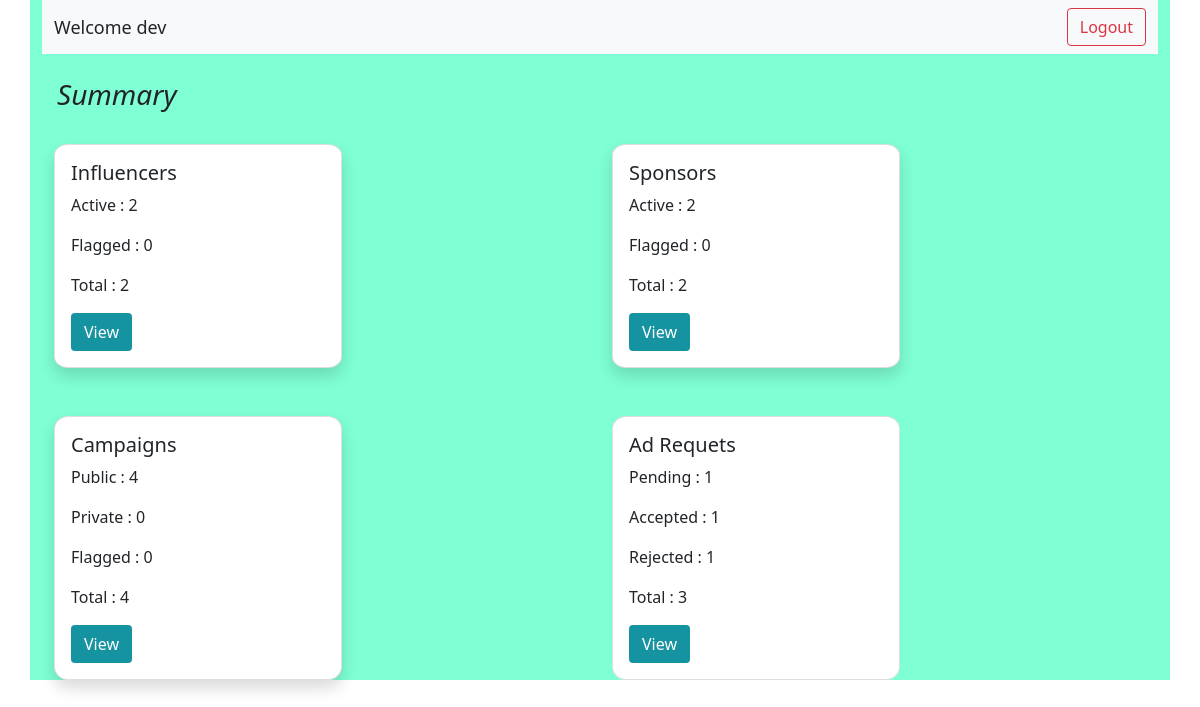
/admin/1, run on an earlier commit of the app's database.
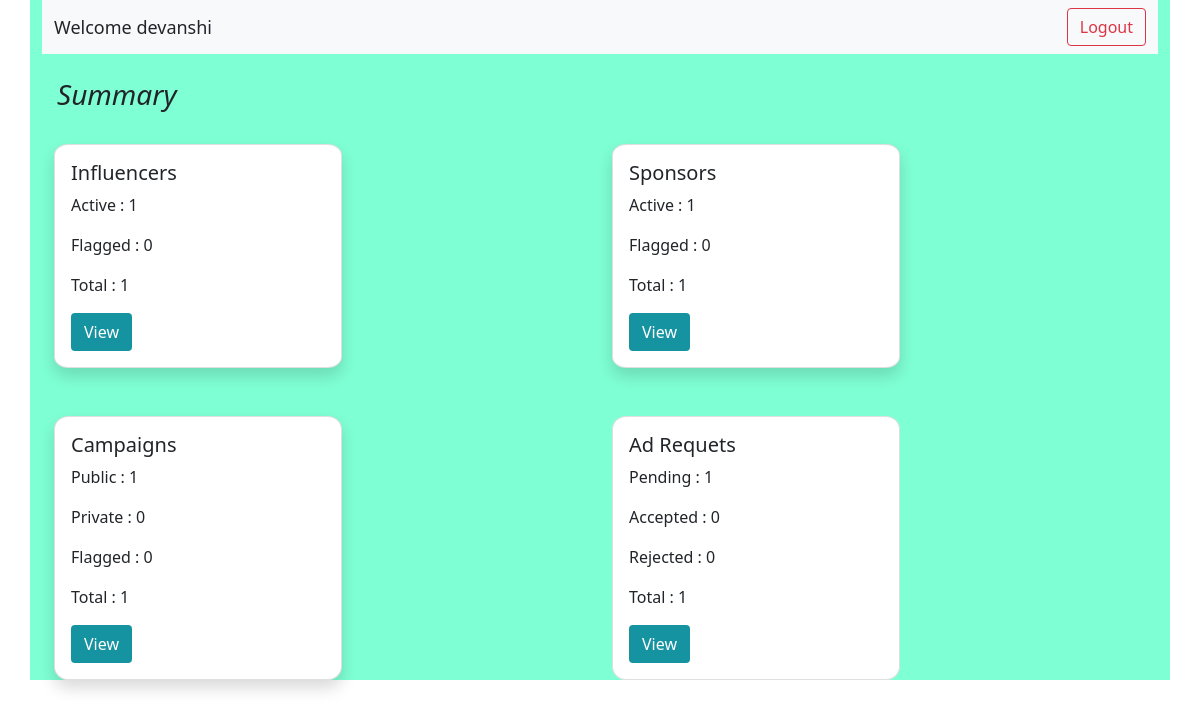
And on a later commit of the database.
### application/models.py (models this page shows)
class Admin(db.Model):
    __tablename__ = 'admin'
    id = db.Column(db.Integer, primary_key = True)
    user_name = db.Column(db.String, nullable = False, unique = True)
    password = db.Column(db.String, nullable = False)
    full_name = db.Column(db.String, nullable = False)
    role = db.Column(db.String, default = "admin")

### application/controllers.py (the view)
@app.route('/admin/<int:admin_id>', methods=['GET', 'POST'])
def admin(admin_id):
    admin = Admin.query.get(admin_id)
    if admin:
        active_inf = Influencer.query.filter_by(is_flagged = False).count()
        flag_inf = Influencer.query.filter_by(is_flagged = True).count()
        total_inf = active_inf + flag_inf
        active_spon = Sponsor.query.filter_by(is_flagged = False).count()
        flag_spon = Sponsor.query.filter_by(is_flagged = True).count()
        t_sponsor = active_spon + flag_spon
        public_camp = Campaign.query.filter(Campaign.visibility == 'public').count()
        pvt_camp = Campaign.query.filter(Campaign.visibility == 'private').count()
        f_camp = Campaign.query.filter_by(is_flagged = True).count()
        total_camp = public_camp + pvt_camp + f_camp
        pending_req = AdRequest.query.filter(AdRequest.status == 'pending').count()
        accepted_req = AdRequest.query.filter(AdRequest.status == 'accepted').count()
        rejected_req = AdRequest.query.filter(AdRequest.status == 'rejected').count()
        total_req = pending_req + accepted_req + rejected_req
        total_flagged = flag_inf + flag_spon + f_camp
        return render_template('admin_dash.html', admin = admin, active_inf = active_inf, flag_inf = flag_inf, total_inf = total_inf,
                               active_spon = active_spon, flag_spon = flag_spon, t_sponsor = t_sponsor,
                               public_camp = public_camp, pvt_camp = pvt_camp , f_camp = f_camp, total_camp = total_camp,
                               pending_req = pending_req, accepted_req = accepted_req, rejected_req = rejected_req, total_req = total_req,
                               total_flagged = total_flagged)

### templates/admin_dash.html (shortened to what the changed rows need)
<!DOCTYPE html>
<html lang="en">
<head>
    <link rel="stylesheet" href="../static/dashboard.css">
    <link href="https://cdn.jsdelivr.net/npm/bootstrap@5.0.2/dist/css/bootstrap.min.css" rel="stylesheet"
>
</head>
<body>
    <div class="container" style="background-color: aquamarine;">
      <nav class="navbar navbar-expand-lg navbar-light bg-light">
          <div class="container-fluid">
              <div class="collapse navbar-collapse" id="navbarSupportedContent">
                  <ul class="navbar-nav me-auto mb-2 mb-lg-0">
                      <span style="margin-right: 10px; font-size: large;">Welcome {{admin.user_name}} </span>
                  </ul>
              </div>
          </div>
      </nav><br>
      <br>
      <div class="container">
        <div class="row">
          <div class="col">
            <div class="card shadow" style="width: 18rem; border-radius: 5%;">
              <div class="card-body">
                  <h5 class="card-title" stlye="text-align:center">Influencers</h5>
                  <p class="card-text">Active : {{ active_inf }}</p>
                  <p class="card-text">Flagged : {{ flag_inf }}</p>
                  <p class="card-text">Total : {{ total_inf }}</p>
                  <div id="button-container">
                      <button type="submit" class="btn btn"
                      style="background-color: rgb(22, 147, 160); margin-right: 10px; color:white"
                      onclick="location.href='/admin/influencer'"> View </button>
                  </div>
              </div>
            </div>
          </div>
          <div class="col">
            <div class="card shadow" style="width: 18rem; border-radius: 5%;">
              <div class="card-body">
                  <h5 class="card-title" stlye="text-align:center">Sponsors</h5>
                  <p class="card-text">Active : {{ active_spon }}</p>
                  <p class="card-text">Flagged : {{ flag_spon }}</p>
                  <p class="card-text">Total : {{ t_sponsor }}</p>
                  <div id="button-container">
                      <button type="button" class="btn btn"
                          style="background-color: rgb(22, 147, 160); margin-right: 10px; color:white"
                          onclick="location.href='/admin/sponsor'"> View </button>
                  </div>
              </div>
            </div>
          </div>
        </div>
      </div><br><br>
    <div class="container">
      <div class="row">
        <div class="col">
          <div class="card shadow" style="width: 18rem; border-radius: 5%;">
          <div class="card-body">
            <h5 class="card-title" stlye="text-align:center">Campaigns</h5>
            <p class="card-text">Public : {{ public_camp }}</p>
            <p class="card-text">Private : {{ pvt_camp }}</p>
            <p class="card-text">Flagged : {{ f_camp }}</p>
            <p class="card-text">Total : {{ total_camp }}</p>
            <div id="button-container">
                <button type="button" class="btn btn"
                    style="background-color: rgb(22, 147, 160); margin-right: 10px; color:white"
                    onclick="location.href='/admin/campaigns'"> View </button>
            </div>
        </div>
        </div>
      </div>
        <div class="col">
          <div class="card" style="width: 18rem; border-radius: 5%;">
            <div class="card-body">
                <h5 class="card-title" stlye="text-align:center">Ad Requets</h5>
                <p class="card-text">Pending : {{ pending_req }}</p>
                <p class="card-text">Accepted : {{ accepted_req }}</p>
                <p class="card-text">Rejected : {{ rejected_req }}</p>
                <p class="card-text">Total : {{ total_req }}</p>
                <div id="button-container">
                    <button type="button" class="btn btn"
                        style="background-color: rgb(22, 147, 160); margin-right: 10px; color:white"
                        onclick="location.href='/admin/ad_requests'"> View </button>
                </div>
            </div>
          </div>
        </div>
      </div>
    </div>
  </div><br><br>
</body>
</html>

What changed in the data, as far as the page shows it:
changed Admin: user_name "dev" → "devanshi"
Also different on the page:
{{ active_inf }}: "2" → "1"
{{ total_inf }}: "2" → "1"
{{ active_spon }}: "2" → "1"
{{ t_sponsor }}: "2" → "1"
{{ public_camp }}: "4" → "1"
{{ total_camp }}: "4" → "1"
{{ accepted_req }}: "1" → "0"
{{ rejected_req }}: "1" → "0"
{{ total_req }}: "3" → "1"
